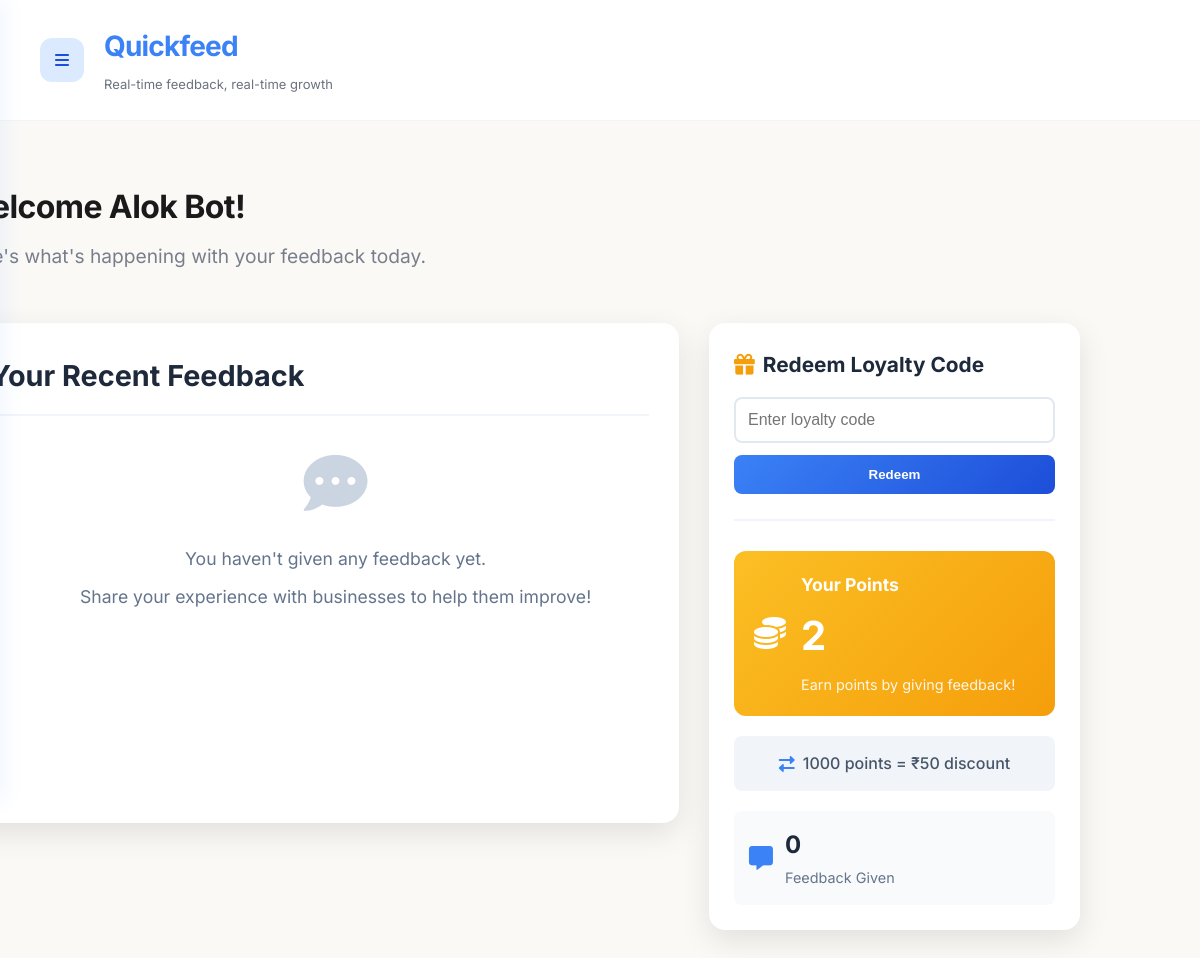
Page /customer/dashboard (signed in) on the earlier database version.
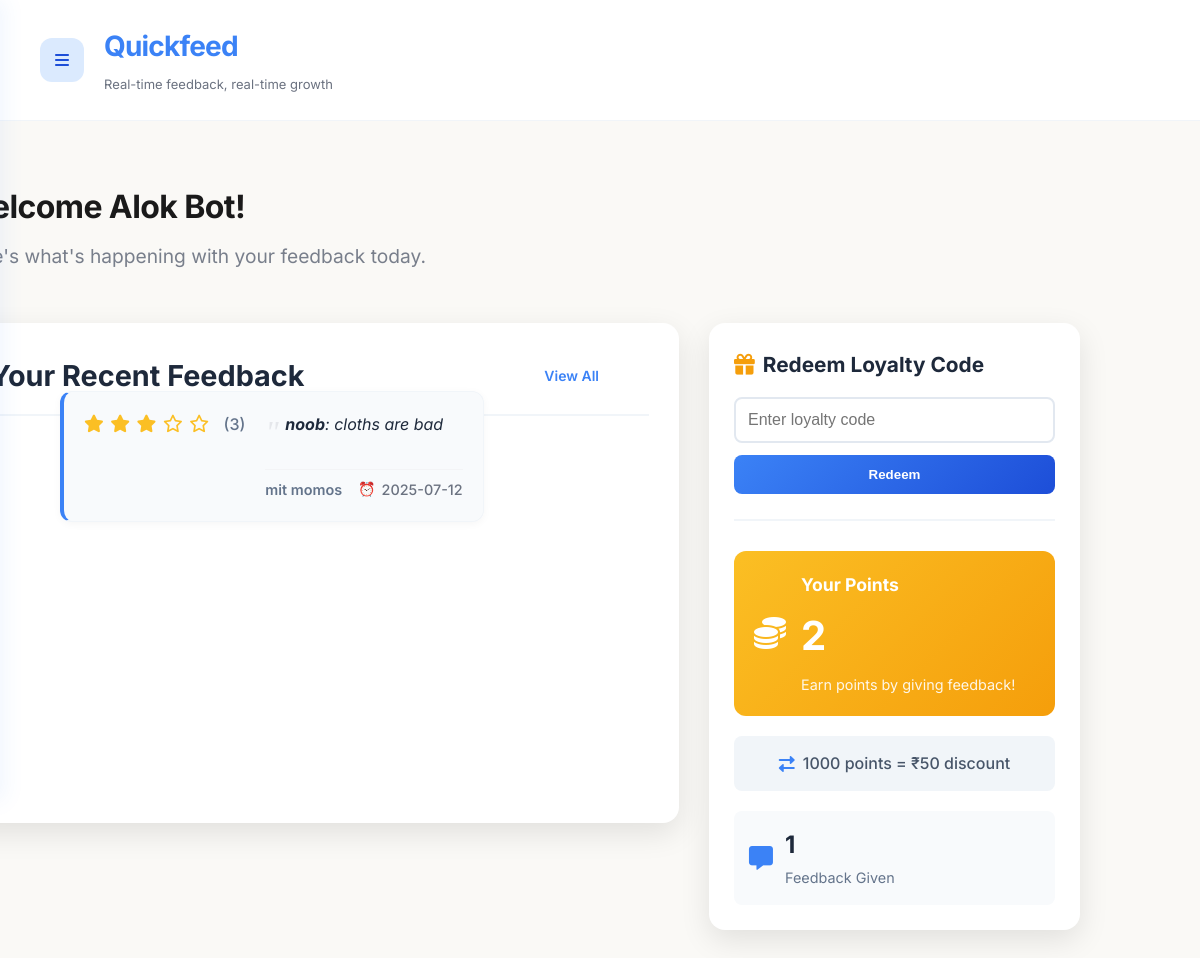
Same page on the later database version.
### web/models.py (models this page shows, shortened)
class Feedback(db.Model):
    __tablename__ = 'feedbacks'  # Changed from 'feedback' to 'feedbacks'
    customer_id = db.Column(db.Integer, db.ForeignKey('users.id', ondelete='CASCADE'), nullable=True)
    id = db.Column(db.Integer, primary_key=True)
    title = db.Column(db.String(200), nullable=False)
    content = db.Column(db.Text, nullable=False)
    rating = db.Column(db.Integer, nullable=False)
    created_at = db.Column(db.DateTime, default=lambda: datetime.now(timezone.utc))
    shopkeeper_id = db.Column(db.Integer,
                             db.ForeignKey('shopkeepers.id', ondelete='CASCADE'),
                             nullable=False)
    customer_name = db.Column(db.String(100), nullable=False)
    customer_email = db.Column(db.String(120), nullable=True)
    customer_user = db.relationship('User',
                                  foreign_keys=[customer_email],
                                  primaryjoin='Feedback.customer_email == User.email',
                                  backref='feedbacks',
                                  lazy=True)
    __table_args__ = (
        db.CheckConstraint('rating >= 1 AND rating <= 5', name='rating_range'),
        db.CheckConstraint('LENGTH(title) >= 3', name='title_min_length'),
        db.CheckConstraint('LENGTH(content) >= 10', name='content_min_length'),
    )

class BaseUser(UserMixin, db.Model):
    __abstract__ = True
    id = db.Column(db.Integer, primary_key=True)
    first_name = db.Column(db.String(50), nullable=False)
    last_name = db.Column(db.String(50), nullable=False)
    email = db.Column(db.String(120), unique=True, nullable=False, index=True)
    password_hash = db.Column(db.String(128), nullable=False)
    created_at = db.Column(db.DateTime, default=lambda: datetime.now(timezone.utc))
    is_active = db.Column(db.Boolean, default=True, nullable=False)

class Shopkeeper(BaseUser):
    __tablename__ = 'shopkeepers'  # Changed from 'shopkeeper' to 'shopkeepers'
    shopname = db.Column(db.String(100), nullable=False)
    username = db.Column(db.String(50), unique=True, nullable=False, index=True)
    received_feedbacks = db.relationship('Feedback',
                                       foreign_keys='Feedback.shopkeeper_id',
                                       backref='shopkeeper',
                                       lazy='dynamic',
                                       cascade='all, delete-orphan')

### web/routes.py (the view)
@customer.route('/customer/dashboard')
@login_required
def dashboard():
    try:
        recent_feedbacks = Feedback.query.filter(
            Feedback.customer_email == current_user.email
        ).order_by(Feedback.created_at.desc()).limit(5).all()
        feedback_count = Feedback.query.filter(
            Feedback.customer_email == current_user.email
        ).count()
        return render_template('customer_dashboard.html',
                             recent_feedbacks=recent_feedbacks,
                             feedback_count=feedback_count)
    except Exception as e:
        print(f"Error loading customer dashboard: {e}")
        flash('Error loading dashboard. Please try again.', 'danger')
        return redirect(url_for('main.homepage'))

### web/templates/customer_dashboard.html (shortened to what the changed rows need)
<!DOCTYPE html>
<html lang="en">
<head>
    <link rel="stylesheet" href="{{ url_for('static', filename='dashboard.css') }}">
    <link rel="stylesheet" href="https://cdnjs.cloudflare.com/ajax/libs/font-awesome/6.0.0/css/all.min.css">
</head>
<body>
    <div class="main-content">
        <header class="header">
            <div class="header-left">
                <div class="brand-logo">
                    <h1>Quickfeed</h1>
                </div>
            </div>
        </header>
        <div class="customer-container">
            <section class="welcome-section">
                <h2>Welcome {{ current_user.first_name }} {{ current_user.last_name }}!</h2>
            </section>
            <div class="dashboard-content">
                <div class="maincard">
                <div class="feedback-card">
                    <div class="card-header">
                        <h2>Your Recent Feedback</h2>
                        {% if recent_feedbacks %}
                        <a href="#" class="view-all-link">View All</a>
                        {% endif %}
                    </div>
                    <div class="feedback-list">
                        {% if recent_feedbacks %}
                        {% for feedback in recent_feedbacks %}
                        <div class="feedback-item">
                            <div class="feedback-rating">
                                {% for i in range(1, 6) %}
                                {% if i <= feedback.rating %}
                                <i class="fas fa-star"></i>
                                {% else %}
                                <i class="far fa-star"></i>
                                {% endif %}
                                {% endfor %}
                                <span class="rating-number">({{ feedback.rating }})</span>
                            </div>
                            <div class="feedback-content">
                                <div class="feedback-text">
                                    <strong>{{ feedback.title }}</strong>:
                                    {{ feedback.content[:100] }}{% if feedback.content|length > 100 %}...{% endif %}
                                </div>
                                <div class="feedback-meta">
                                    <span class="shop-name">{{ feedback.shopkeeper.shopname }}</span>
                                    <span class="feedback-time">{{ feedback.created_at.strftime('%Y-%m-%d') }}</span>
                                </div>
                            </div>
                        </div>
                        {% endfor %}
                        {% else %}
                        <div class="no-feedback">
                            <i class="fas fa-comment-dots"></i>
                            <p>You haven't given any feedback yet.</p>
                            <p>Share your experience with businesses to help them improve!</p>
                        </div>
                        {% endif %}
                    </div>
                </div>
                </div>
                <div class="loyalty-card">
                    <div class="points-section">
                        <div class="feedback-count">
                            <div class="count-item">
                                <div>
                                    <span class="count-number">{{ feedback_count }}</span>
                                    <span class="count-label">Feedback Given</span>
                                </div>
                            </div>
                        </div>
                    </div>
                </div>
            </div>
        </div>
    </div>
</body>
</html>

Differences in the rows shown:
added Feedback: rating "3", title "noob", content "cloths are bad", shopkeeper.shopname "mit momos", created_at "2025-07-12"
Other differences:
{{ feedback_count }}: "0" → "1"
text no longer shown: "You haven't given any feedback yet. Share your experience with businesses to help them improve!"
text now shown: "View All"
